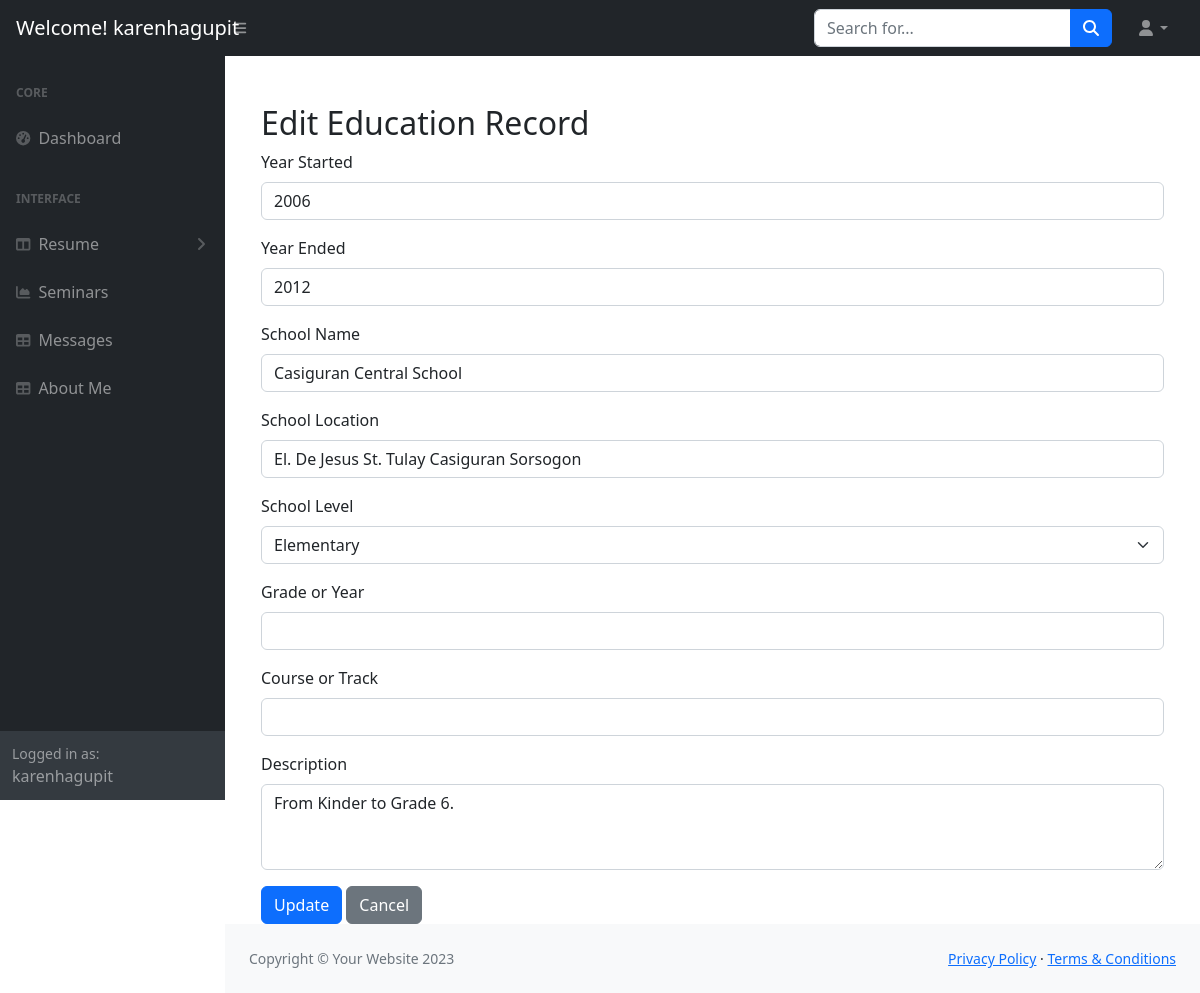
The app's page /dashboard/dashboard/edit_education.php?id=4 (signed in) with its own data.
### tables this page shows
CREATE TABLE `education` (
  `id` int(11) NOT NULL,
  `year_started` int(11) NOT NULL,
  `year_ended` int(11) DEFAULT NULL,
  `school_name` varchar(255) NOT NULL,
  `school_location` varchar(255) NOT NULL,
  `school_level` enum('Elementary','High School','Senior High School','College') NOT NULL,
  `grade_or_year` varchar(50) DEFAULT NULL,
  `course_or_track` varchar(255) DEFAULT NULL,
  `description` text DEFAULT NULL
);

### dashboard/dashboard/edit_education.php (the view, shortened to what this page needs)
<?php
$servername = "localhost";
$username = "u734514591_kenruss";
$password = "RUSSken0617";
$dbname = "u734514591_kenruss";
$conn = new mysqli($servername, $username, $password, $dbname);
if ($_SERVER["REQUEST_METHOD"] == "GET" && isset($_GET['id'])) {
    $id = $_GET['id'];
    $sql = "SELECT * FROM education WHERE id = ?";
    $stmt = $conn->prepare($sql);
    $stmt->bind_param("i", $id);
    $stmt->execute();
    $result = $stmt->get_result();
    $education = $result->fetch_assoc();
}
$username = $_SESSION['user'];
?>
<!DOCTYPE html>
<html lang="en">
    <head>
        <link href="https://cdn.jsdelivr.net/npm/simple-datatables@7.1.2/dist/style.min.css" rel="stylesheet" />
        <link rel="stylesheet" href="https://maxcdn.bootstrapcdn.com/bootstrap/4.5.2/css/bootstrap.min.css">
        <link href="css/styles.css" rel="stylesheet" />
    </head>
    <body class="sb-nav-fixed">
        <nav class="sb-topnav navbar navbar-expand navbar-dark bg-dark">
            <a class="navbar-brand ps-3" href="index.html">Welcome! <?php echo htmlspecialchars($username); ?></h1></a>
            <button class="btn btn-link btn-sm order-1 order-lg-0 me-4 me-lg-0" id="sidebarToggle" href="#!"><i class="fas fa-bars"></i></button>
            <form class="d-none d-md-inline-block form-inline ms-auto me-0 me-md-3 my-2 my-md-0">
                <div class="input-group">
                    <input class="form-control" type="text" placeholder="Search for..." aria-label="Search for..." aria-describedby="btnNavbarSearch" />
                    <button class="btn btn-primary" id="btnNavbarSearch" type="button"><i class="fas fa-search"></i></button>
                </div>
            </form>
            <ul class="navbar-nav ms-auto ms-md-0 me-3 me-lg-4">
                <li class="nav-item dropdown">
                    <a class="nav-link dropdown-toggle" id="navbarDropdown" href="#" role="button" data-bs-toggle="dropdown" aria-expanded="false"><i class="fas fa-user fa-fw"></i></a>
                </li>
            </ul>
        </nav>
        <div id="layoutSidenav">
            <div id="layoutSidenav_nav">
                <nav class="sb-sidenav accordion sb-sidenav-dark" id="sidenavAccordion">
                    <div class="sb-sidenav-menu">
                        <div class="nav">
                            <div class="sb-sidenav-menu-heading">Core</div>
                            <a class="nav-link" href="dashboard.php">
                                <div class="sb-nav-link-icon"><i class="fas fa-tachometer-alt"></i></div>
                                Dashboard
                            </a>
                            <div class="sb-sidenav-menu-heading">Interface</div>
                            <a class="nav-link collapsed" href="#" data-bs-toggle="collapse" data-bs-target="#collapseLayouts" aria-expanded="false" aria-controls="collapseLayouts">
                                <div class="sb-nav-link-icon"><i class="fas fa-columns"></i></div>
                                Resume
                                <div class="sb-sidenav-collapse-arrow"><i class="fas fa-angle-down"></i></div>
                            </a>
                            <a class="nav-link" href="dash_seminar.php">
                                <div class="sb-nav-link-icon"><i class="fas fa-chart-area"></i></div>
                                Seminars
                            </a>
                            <a class="nav-link" href="message.php">
                                <div class="sb-nav-link-icon"><i class="fas fa-table"></i></div>
                                Messages
                            </a>
                            <a class="nav-link" href="dash_about.php">
                                <div class="sb-nav-link-icon"><i class="fas fa-table"></i></div>
                                About Me
                            </a>
                        </div>
                    </div>
                    <div class="sb-sidenav-footer">
                        <div class="small">Logged in as:</div>
                        <?php echo htmlspecialchars($username); ?>
                    </div>
                </nav>
            </div>
            <div id="layoutSidenav_content">
                <main>
                    <div class="container-fluid px-4">
                        <div class="container mt-5">
        <h2>Edit Education Record</h2>
        <form action="" method="post">
            <div class="mb-3">
                <label for="year_started" class="form-label">Year Started</label>
                <input type="number" class="form-control" id="year_started" name="year_started" value="<?php echo $education['year_started']; ?>" required>
            </div>
            <div class="mb-3">
                <label for="year_ended" class="form-label">Year Ended</label>
                <input type="number" class="form-control" id="year_ended" name="year_ended" value="<?php echo $education['year_ended']; ?>">
            </div>
            <div class="mb-3">
                <label for="school_name" class="form-label">School Name</label>
                <input type="text" class="form-control" id="school_name" name="school_name" value="<?php echo $education['school_name']; ?>" required>
            </div>
            <div class="mb-3">
                <label for="school_location" class="form-label">School Location</label>
                <input type="text" class="form-control" id="school_location" name="school_location" value="<?php echo $education['school_location']; ?>" required>
            </div>
            <div class="mb-3">
                <label for="school_level" class="form-label">School Level</label>
                <select class="form-select" id="school_level" name="school_level" required>
                    <option value="Elementary" <?php echo ($education['school_level'] == 'Elementary') ? 'selected' : ''; ?>>Elementary</option>
                </select>
            </div>
            <div class="mb-3">
                <label for="grade_or_year" class="form-label">Grade or Year</label>
                <input type="text" class="form-control" id="grade_or_year" name="grade_or_year" value="<?php echo $education['grade_or_year']; ?>">
            </div>
            <div class="mb-3">
                <label for="course_or_track" class="form-label">Course or Track</label>
                <input type="text" class="form-control" id="course_or_track" name="course_or_track" value="<?php echo $education['course_or_track']; ?>">
            </div>
            <div class="mb-3">
                <label for="description" class="form-label">Description</label>
                <textarea class="form-control" id="description" name="description" rows="3"><?php echo $education['description']; ?></textarea>
            </div>
            <button type="submit" class="btn btn-primary">Update</button>
            <a href="dash_education.php" class="btn btn-secondary">Cancel</a>
        </form>
    </div>
                </main>
                <footer class="py-4 bg-light mt-auto">
                    <div class="container-fluid px-4">
                        <div class="d-flex align-items-center justify-content-between small">
                            <div class="text-muted">Copyright &copy; Your Website 2023</div>
                            <div>
                                <a href="#">Privacy Policy</a>
                                &middot;
                                <a href="#">Terms &amp; Conditions</a>
                            </div>
                        </div>
                    </div>
                </footer>
            </div>
        </div>
    </body>
</html>

### records on screen
education: year_started "2006", year_ended "2012", school_name "Casiguran Central School", school_location "El. De Jesus St. Tulay Casiguran Sorsogon", school_level "Elementary", description "From Kinder to Grade 6."

### other values on screen
$username "karenhagupit"
